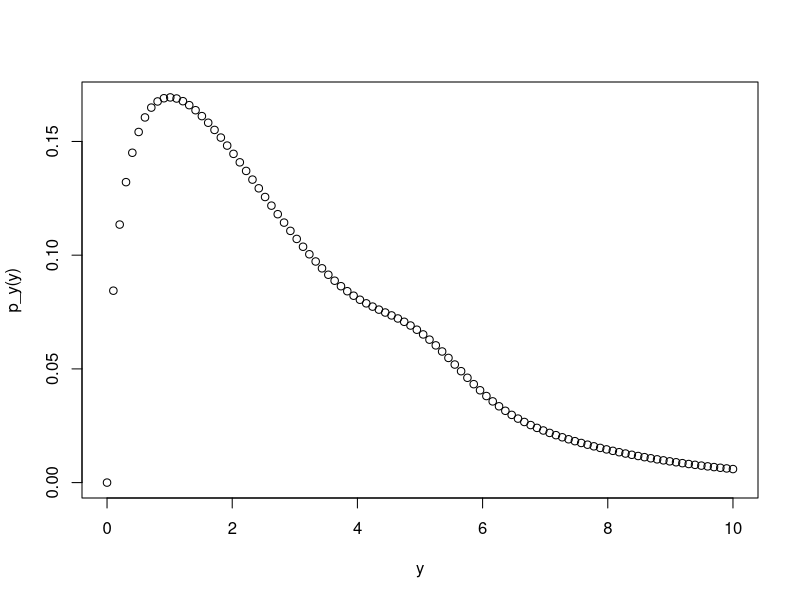

Here is the R script that generated this plot:
## ---- chunk 1
p_y <- function(y){
  return(3/10*1/sqrt(8*pi)*exp(-(y-5)^2)/4 + 7/10*(2^(-3/2)/gamma(3/2))*exp(-y/2)*sqrt(y))
}
y <- seq(0, 10, length.out=100)
plot(y,p_y(y))
